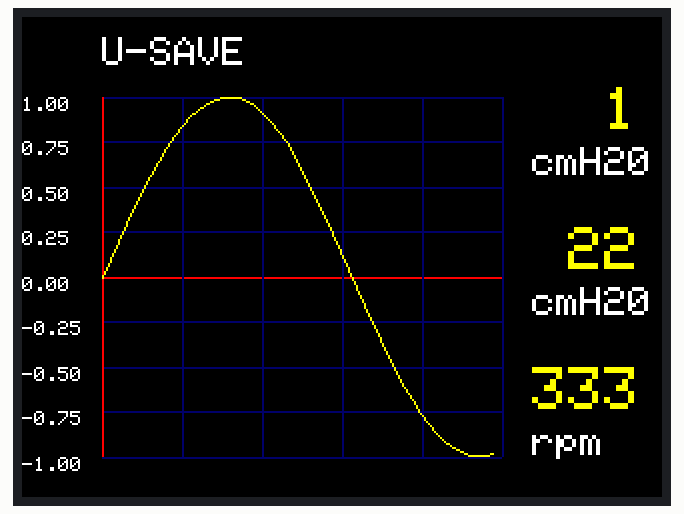
A sketch run on a simulated Arduino Mega 2560, built with avr-gcc and run on an emulated ATmega2560. Parts: 320×240 colour display. What the sketch prints to the serial monitor is not drawn.

Above: at 0.9 s.

Measured:
- what the display in image 0 shows lasts 0.5 s, from 0.9 s to 1.4 s

The sketch:

screen_hackcovid.ino
```cpp
#include <SPI.h>
#include <MCUFRIEND_kbv.h>


// These are 'flexible' lines that can be changed
#define TFT_CS 53
#define TFT_DC 48
#define TFT_RST 8 // RST can be set to -1 if you tie it to Arduino's reset
#define SD_CCS 42


#define BLUE      0x001F
#define TEAL      0x0438
#define GREEN     0x07E0
#define CYAN      0x07FF
#define RED       0xF800
#define MAGENTA   0xF81F
#define YELLOW    0xFFE0
#define ORANGE    0xFC00
#define PINK      0xF81F
#define PURPLE    0x8010
#define GREY      0xC618
#define WHITE     0xFFFF
#define BLACK     0x0000

#define DKBLUE    0x000D
#define DKTEAL    0x020C
#define DKGREEN   0x03E0
#define DKCYAN    0x03EF
#define DKRED     0x6000
#define DKMAGENTA 0x8008
#define DKYELLOW  0x8400
#define DKORANGE  0x8200
#define DKPINK    0x9009
#define DKPURPLE  0x4010
#define DKGREY    0x4A49


#define BUFFER_SIZE 50


MCUFRIEND_kbv tft = MCUFRIEND_kbv(TFT_CS, TFT_DC);

boolean display1 = true;
double ox, oy;

double curr_x = 0;  // apenas para gerar o sinal de teste

int counter = 0;
double xx[BUFFER_SIZE], yy[BUFFER_SIZE];


void setup() {
  Serial.begin(115200);

  setup_tft();
}


void loop() {

  // passar os pontos x e y
  draw_graph_buffer(curr_x, sin(curr_x), -1, 1);

  curr_x += 0.1;

  delay(10);
}


// inicializar display
void setup_tft() {
  Serial.println(F("TFT LCD debug"));

#ifdef USE_ADAFRUIT_SHIELD_PINOUT
  Serial.println(F("Using Adafruit 2.4\" TFT Arduino Shield Pinout"));
#else
  Serial.println(F("Using Adafruit 2.4\" TFT Breakout Board Pinout"));
#endif

  Serial.print("TFT size is "); Serial.print(tft.width()); Serial.print("x"); Serial.println(tft.height());

  tft.reset();

  uint16_t identifier = tft.readID();
  if (identifier == 0x9325) {
    Serial.println(F("Found ILI9325 LCD driver"));
  } else if (identifier == 0x9328) {
    Serial.println(F("Found ILI9328 LCD driver"));
  } else if (identifier == 0x4535) {
    Serial.println(F("Found LGDP4535 LCD driver"));
  } else if (identifier == 0x7575) {
    Serial.println(F("Found HX8347G LCD driver"));
  } else if (identifier == 0x9341) {
    Serial.println(F("Found ILI9341 LCD driver"));
  } else if (identifier == 0x7783) {
    Serial.println(F("Found ST7781 LCD driver"));
  } else if (identifier == 0x8230) {
    Serial.println(F("Found UC8230 LCD driver"));
  }
  else if (identifier == 0x8357) {
    Serial.println(F("Found HX8357D LCD driver"));
  } else if (identifier == 0x0101)
  {
    identifier = 0x9341;
    Serial.println(F("Found 0x9341 LCD driver"));
  } else {
    Serial.print(F("Unknown LCD driver chip: "));
    Serial.println(identifier, HEX);
    identifier = 0x9341;

  }

  tft.begin(identifier);

  tft.fillScreen(BLACK);

  tft.setRotation(1);
}


/*
 * Recebe os pontos x e y e quando recebeu 50 desenha o grafico
 * x = valor de x
 * y = valor de y
 * ylo = menor valor de y
 * yhi = maior valor de y
 */
void draw_graph_buffer(double x, double y, double ylo, double yhi) {
  xx[counter] = x;
  yy[counter] = y;

  counter++;

  if (counter == BUFFER_SIZE) {
    counter = 0;
    curr_x = 0;

    unsigned long startMillis = millis();

    display1 = true;
    draw_graph2(tft, xx, yy, ylo, yhi, "U-SAVE", display1);
    draw_info2(tft, 1, "cmH20", 22, "cmH20", 333, "rpm", 255, 35); // mudar os valores

    unsigned long lastMillis = millis();
    Serial.println(lastMillis - startMillis);
  }
}


void draw_graph2(MCUFRIEND_kbv &d, double x[], double y[], double ylo, double yhi, String title, bool &reset_plot) {
  double yinc = (abs(ylo) + abs(yhi)) / 5;

  tft.fillScreen(BLACK);
  //tft.fillRect(0, 40, 320, 200, BLACK);

  for (int k = 0; k < BUFFER_SIZE; ++k) {
    Graph(tft, x[k], y[k], 40, 220, 200, 180, 0, 5, 1, ylo, yhi, .25, title, "x", "y", DKBLUE, RED, YELLOW, WHITE, BLACK, reset_plot);
  }
}


void draw_info2(MCUFRIEND_kbv &d, double value1, String text1, double value2, String text2, double value3, String text3, int posx, int posy) {
  int spacing = 70;
  int value_size = 3;
  int text_size = 2;

  d.setTextColor(YELLOW, BLACK);
  d.setTextSize(value_size);
  d.setCursor(posx, posy);
  d.println(Format(value1, 3, 0));

  d.setTextColor(YELLOW, BLACK);
  d.setTextSize(value_size);
  d.setCursor(posx, posy + spacing * 1);
  d.println(Format(value2, 3, 0));

  d.setTextColor(YELLOW, BLACK);
  d.setTextSize(value_size);
  d.setCursor(posx, posy + spacing * 2);
  d.println(Format(value3, 3, 0));


  d.setTextColor(WHITE, BLACK);
  d.setTextSize(text_size);
  d.setCursor(posx, posy + 30);
  d.println(text1);

  d.setTextColor(WHITE, BLACK);
  d.setTextSize(text_size);
  d.setCursor(posx, posy + 30 + spacing * 1);
  d.println(text2);

  d.setTextColor(WHITE, BLACK);
  d.setTextSize(text_size);
  d.setCursor(posx, posy + 30 + spacing * 2);
  d.println(text3);

}


void Graph(MCUFRIEND_kbv &d, double x, double y, double gx, double gy, double w, double h, double xlo, double xhi, double xinc, double ylo, double yhi, double yinc, String title, String xlabel, String ylabel, unsigned int gcolor, unsigned int acolor, unsigned int pcolor, unsigned int tcolor, unsigned int bcolor, boolean &redraw) {

  double ydiv, xdiv;
  double i;
  double temp;
  int rot, newrot;

  if (redraw == true) {
    redraw = false;
    ox = (x - xlo) * ( w) / (xhi - xlo) + gx;
    oy = (y - ylo) * (gy - h - gy) / (yhi - ylo) + gy;

    // Desenhar a escala Y
    for ( i = ylo; i <= yhi; i += yinc) {
      // Calcular as transformadas
      temp =  (i - ylo) * (gy - h - gy) / (yhi - ylo) + gy;

      if (i == 0) {
        d.drawFastHLine(gx, temp, w, acolor);
      }
      else {
        d.drawFastHLine(gx, temp, w, gcolor);
      }

      d.setTextSize(1);
      d.setTextColor(tcolor, bcolor);
      d.setCursor(gx - 40, temp);
      d.println(i);
    }

    // Desenhar a escala X
    for (i = xlo; i <= xhi; i += xinc) {
      // Calcular as transformadas
      temp =  (i - xlo) * ( w) / (xhi - xlo) + gx;
      if (i == 0) {
        d.drawFastVLine(temp, gy - h, h, acolor);
      }
      else {
        d.drawFastVLine(temp, gy - h, h, gcolor);
      }
    }

    // Desenhar as labels
    d.setTextSize(2);
    d.setTextColor(tcolor, bcolor);
    d.setCursor(gx , gy - h - 30);
    d.println(title);
  }

  // Desenhar o ponto no grafico
  x =  (x - xlo) * ( w) / (xhi - xlo) + gx;
  y =  (y - ylo) * (gy - h - gy) / (yhi - ylo) + gy;
  d.drawLine(ox, oy, x, y, pcolor);
  //d.drawLine(ox, oy + 1, x, y + 1, pcolor);
  //d.drawLine(ox, oy - 1, x, y - 1, pcolor);
  ox = x;
  oy = y;

}


String Format(double val, int dec, int dig) {
  int addpad = 0;
  char sbuf[20];
  String condata = (dtostrf(val, dec, dig, sbuf));


  int slen = condata.length();
  for ( addpad = 1; addpad <= dec + dig - slen; addpad++) {
    condata = " " + condata;
  }
  return (condata);

}
```
